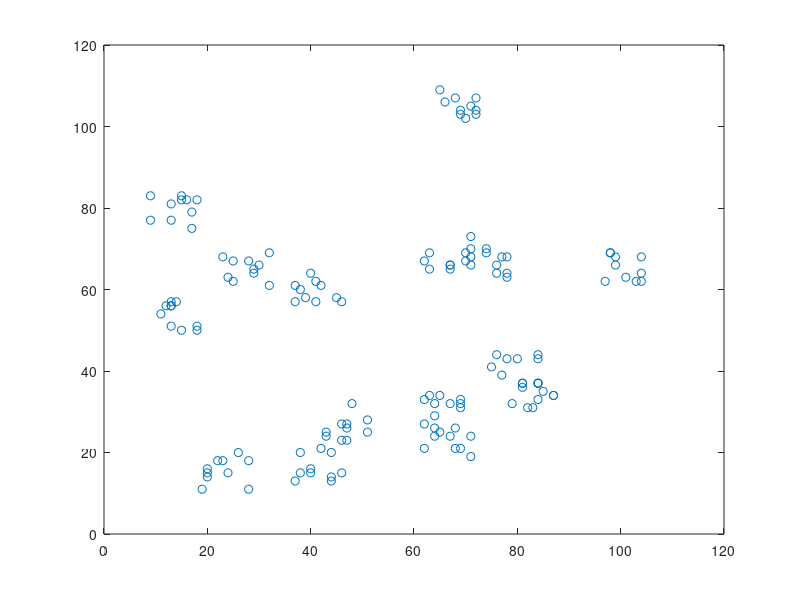

Source code (MATLAB): (Note: this script raises an error after producing the figure.)
clear
close all
clc
%% Data
K = 15;          % How many Clusters
Var = 10;        % Variance over clusters
Dis = 100;       % Unknown centroid distances
X = [];
Y = [];
for n=1:K
    X = [X;randi(Dis)*ones(10,1)+randi(Var,10,1)];
    Y = [Y;randi(Dis)*ones(10,1)+randi(Var,10,1)];
end
plot(X,Y,'o')
hold on
%% K-Means
K = input('How many Clusters\n');
for n=1:K
    i = randi(length(X));
    j = randi(length(Y));
    Mu(n,:) = [X(i) Y(j)];
end
plot(Mu(:,1),Mu(:,2),'R*')
C = zeros(1,length(X));
Z = C;
for n=1:15
    close all
    for i=1:length(X)
        t = [];
        for ii=1:K 
            t = [t; sqrt((Mu(ii,1)-X(i))^2+(Mu(ii,2)-Y(i))^2)];
        end
        [~,C(i)] = min(t);
    end
    for i=1:K
        Mu(i,:) = [sum([C==i]'.*X)/sum(C==i),sum([C==i]'.*Y)/sum(C==i)];
        hold on
        plot([C==i]'.*X,[C==i]'.*Y,'o')
    end
    hold on
    plot(Mu(:,1),Mu(:,2),'R*')
    pause(1)
    if C == Z
        fprintf('Converged\n')
        break
    end
    Z = C;
end
